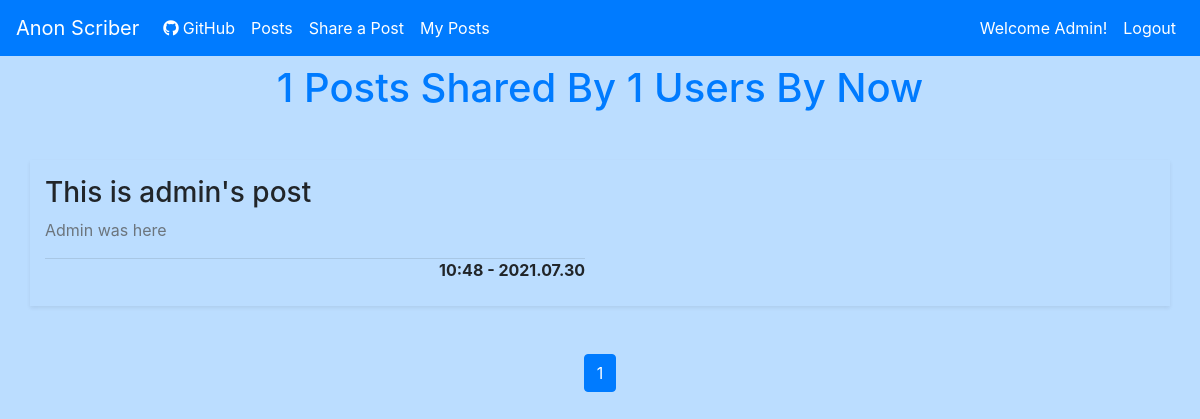
/posts (signed in), run on an earlier commit of the app's database.
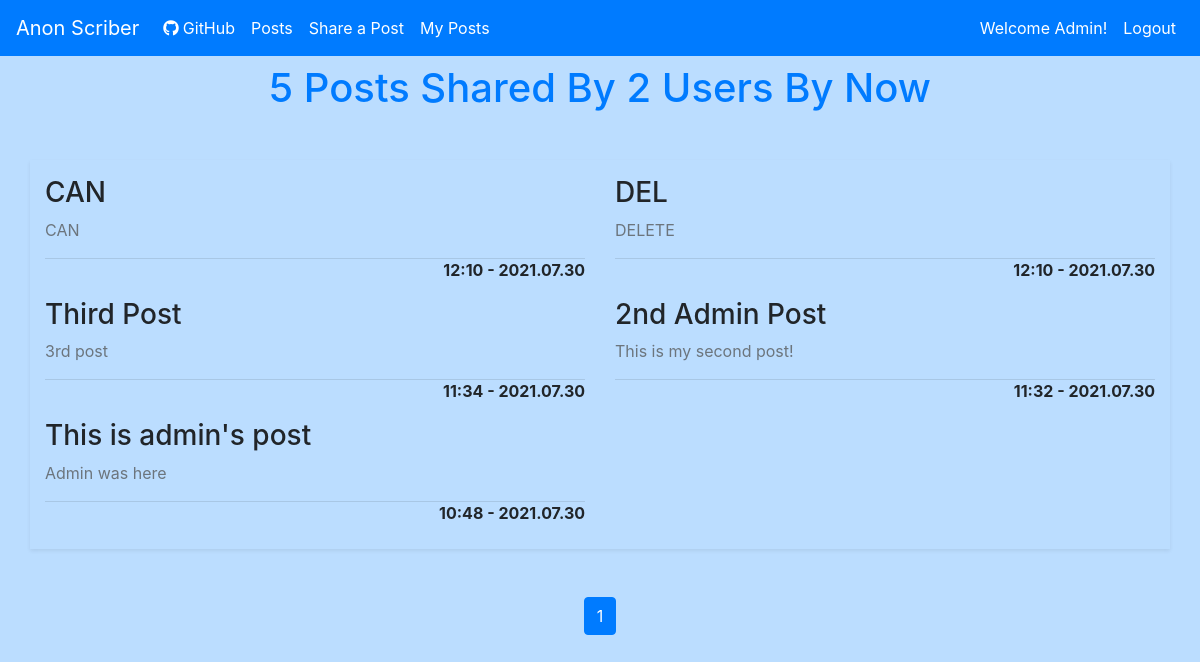
And on a later commit of the database.
### anon_scriber/models.py (models this page shows, shortened)
class User(db.Model, UserMixin):
    id = db.Column(db.Integer, primary_key=True)
    username = db.Column(db.String(length=50), unique=True, nullable=False)
    email_address = db.Column(db.String(length=60), unique=True, nullable=False)
    password_hash = db.Column(db.String(length=60), nullable=False)
    posts = db.relationship('Post', backref='user', lazy=True)
    @property
    def password(self):
        return self.password

class Post(db.Model):
    id = db.Column(db.Integer, primary_key=True)
    title = db.Column(db.String(length=60), nullable=False, unique=True)
    post = db.Column(db.String(length=1024), nullable=False, unique=True)
    time_stamp = db.Column(db.DateTime, default=datetime.utcnow)
    user_id = db.Column(db.Integer, db.ForeignKey('user.id'), nullable=False)

### anon_scriber/routes.py (the view)
@app.route('/posts', methods=['GET', 'POST'])
@login_required
def shared_posts():
    user_sum = db.session.query(User).count()
    page = request.args.get('page', 1, type=int)
    posts = Post.query.order_by(Post.time_stamp.desc()).paginate(page=page, per_page=6) #To get latest records from db
    return render_template("posts.html", posts=posts, user_sum=user_sum)

### anon_scriber/models.py (called while the page is built)
@login_manager.user_loader
def load_user(user_id):
    return User.query.get(int(user_id))

### anon_scriber/templates/posts.html (shortened to what this page needs)
{% extends 'base.html' %}
{% block content %}
    <h1 class="mt-2 mb-3 text-center text-primary">{{ posts.total }} Posts Shared By {{ user_sum }} Users By Now</h1>
    <div class="container mt-5">
        <div class="row blog mb-5 shadow-sm pb-2 pt-3">
            {% for post in posts.items %}
                <div class="col-md-6">
                    <h3> {{ post.title }} </h3>
                    <p class="blog-description text-secondary">
                        {{ post.post }}
                    </p>
                    <p class="blog-time-stamp font-weight-bold float-right">
                        {{ post.time_stamp.strftime('%H:%M - %Y.%m.%d') }}
                    </p>
                    <hr>
                </div>
            {% endfor %}
        </div>
        <div class="row">
            <div class="col-md-12 d-flex justify-content-center">
            {% for page_num in posts.iter_pages(left_edge=1, right_edge=1, left_current=1, right_current=2) %}
                {% if page_num %}
                    {% if posts.page == page_num %}
                        <a class="btn btn-primary mb-4 ml-1 mr-1" href="{{ url_for('shared_posts', page=page_num) }}">{{ page_num }}</a>
                    {% else %}
                        <a class="btn btn-outline-primary mb-4 ml-1 mr-1" href="{{ url_for('shared_posts', page=page_num) }}">{{ page_num }}</a>
                    {% endif %}
                {% else %}
                    <p class="text-primary mt-3 ml-1 mr-1">...</p>
                {% endif %}
            {% endfor %}
            </div>
        </div>
    </div>
{% endblock content %}

### anon_scriber/templates/base.html (shortened to what this page needs)
<!DOCTYPE html>
<html lang="en">
<head>
    <link rel="stylesheet" href="https://cdn.jsdelivr.net/npm/bootstrap@4.5.3/dist/css/bootstrap.min.css"
>
    <link rel= "stylesheet" type= "text/css" href= "{{ url_for('static',filename='styles/main.css') }}">
</head>
<body>
        <nav class="navbar navbar-expand-md navbar-dark bg-primary">
          <a class="navbar-brand">Anon Scriber</a>
          <div class="collapse navbar-collapse" id="navbarNav">
            <ul class="navbar-nav mr-auto">
                <li class="nav-item active">
                    <a class="nav-link" href="https://github.com/TheNavyInfantry/Anon-Scriber" target="_blank"><i class="fab fa-github mr-1"></i>GitHub</a>
                </li>
                {% if current_user.is_authenticated %}
                <li class="nav-item active">
                    <a class="nav-link" href="{{ url_for('shared_posts') }}">Posts<span class="sr-only">(current)</span></a>
                </li>
                <li class="nav-item active">
                    <a class="nav-link" href="{{ url_for('post_page') }}">Share a Post</a>
                </li>
                <li class="nav-item active">
                    <a class="nav-link" href="{{ url_for('user_posts', id=current_user.id) }}">My Posts</a>
                </li>
                {% else %}
                <li class="nav-item active">
                    <a class="nav-link" href="{{ url_for('index') }}">Home <span class="sr-only">(current)</span></a>
                </li>
                {% endif %}
            </ul>
              {% if current_user.is_authenticated %}
            <ul class="navbar-nav">
                <li class="nav-item active">
                    <a class="nav-link"> Welcome {{ current_user.username }}! </a>
                </li>
                <li class="nav-item active">
                    <a class="nav-link" href="{{ url_for('logout_page') }}">Logout</a>
                </li>
            </ul>
              {% endif %}
          </div>
        </nav>
    {% block content %}
    {% endblock content %}
</body>
</html>

### anon_scriber/static/styles/main.css (style rules this page uses)
body { background: #BBDDFF; }

What changed in the data, as far as the page shows it:
added Post: title "CAN", post "CAN", time_stamp "12:10 - 2021.07.30"
added Post: title "DEL", post "DELETE", time_stamp "12:10 - 2021.07.30"
added Post: title "Third Post", post "3rd post", time_stamp "11:34 - 2021.07.30"
added Post: title "2nd Admin Post", post "This is my second post!", time_stamp "11:32 - 2021.07.30"
Also different on the page:
{{ posts.total }}: "1" → "5"
{{ user_sum }}: "1" → "2"
